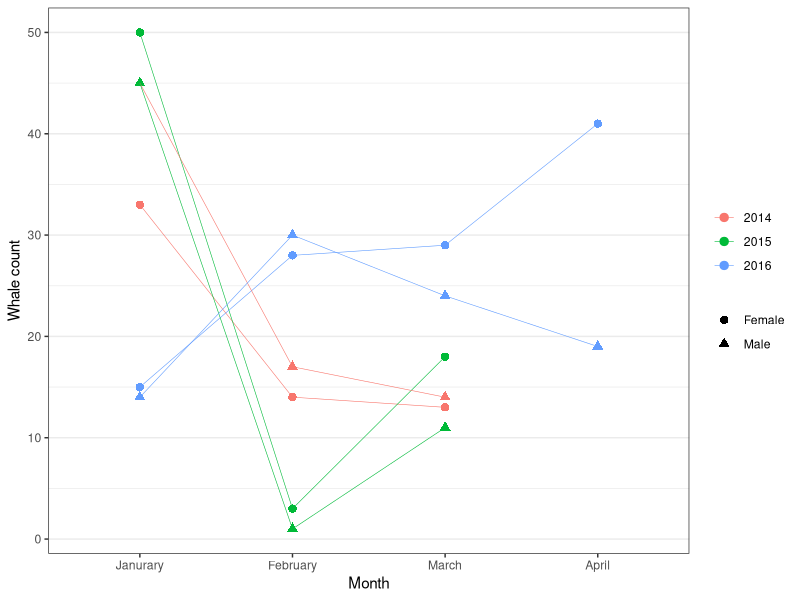
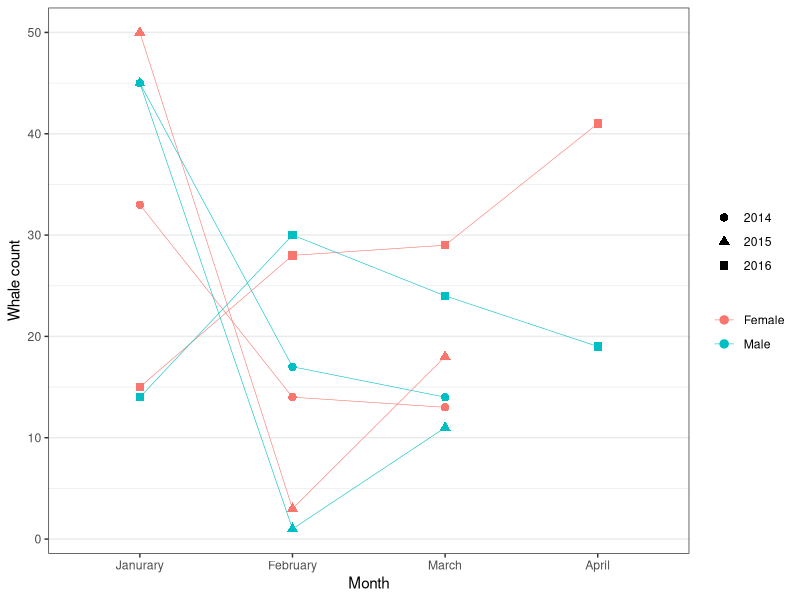
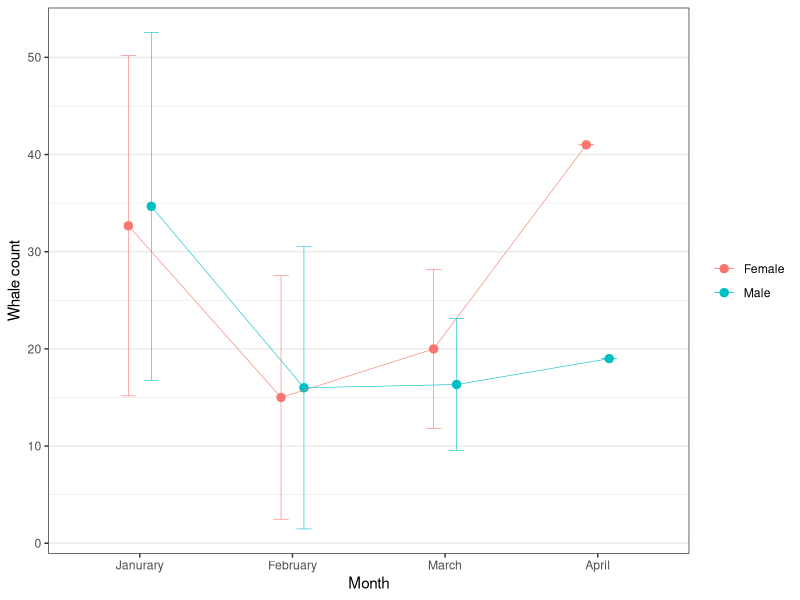
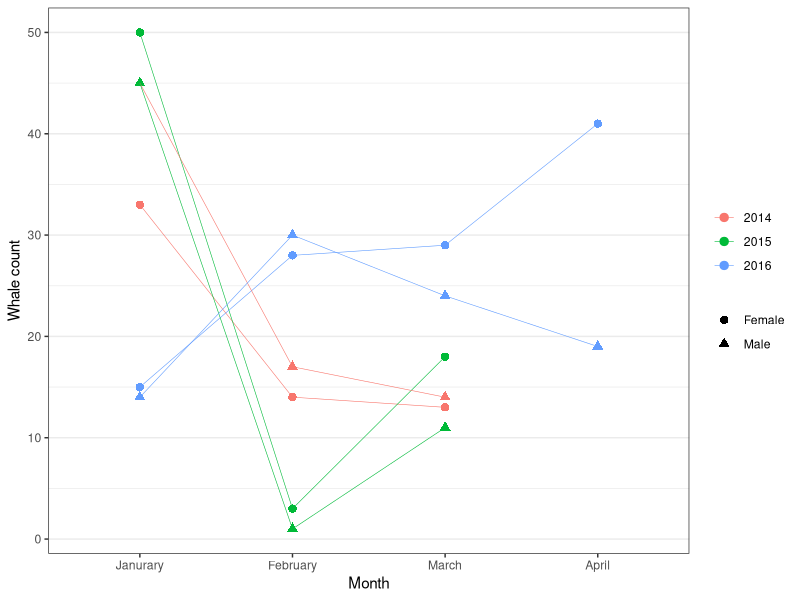
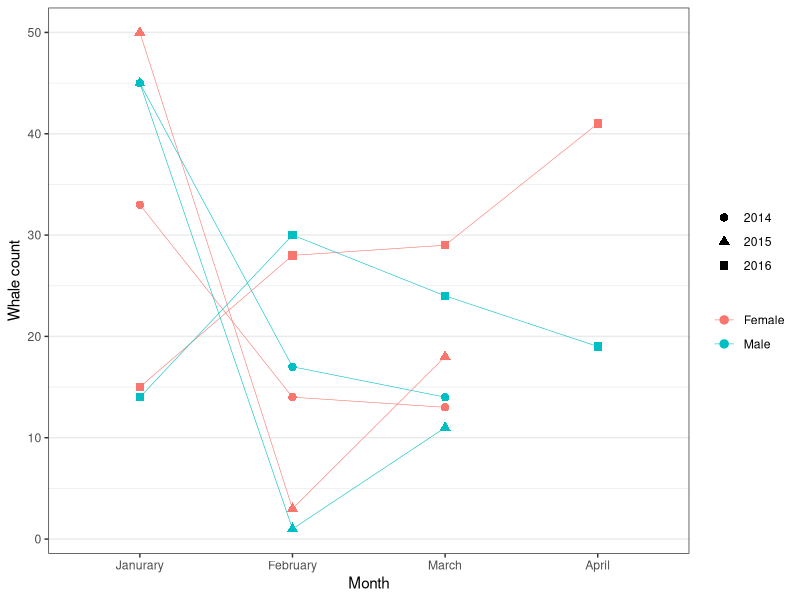
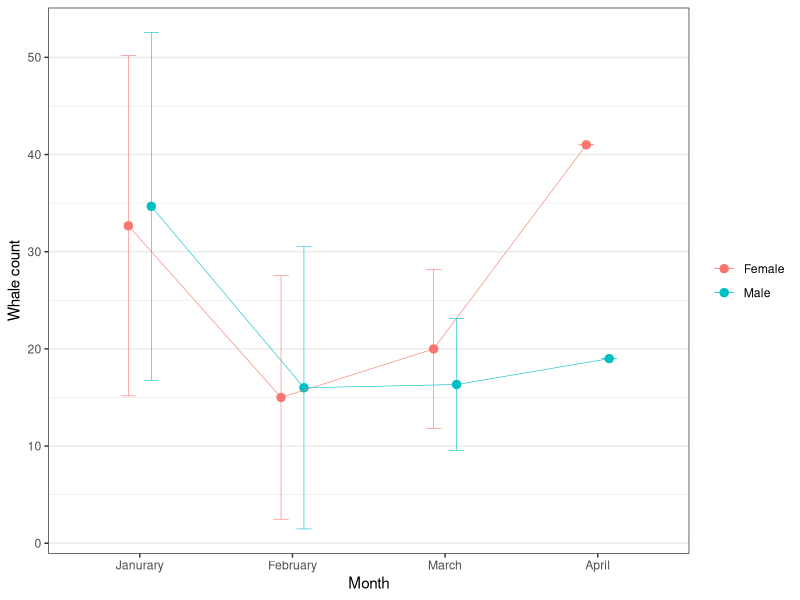

The R script that drew these images, in order:
library(ggplot2)
library(colorspace)
cols<-qualitative_hcl(6, palette="Dark3")

whale<-read.csv("Data/whale.csv")
whale$Month<-factor(whale$Month, levels=c("Janurary", "February", "March","April"))

ggplot(data=whale, aes(x=Month, y=Count, color=factor(Year), shape=Sex))+
    geom_point(size=2.5)+
    geom_path(aes(x=Month, y=Count,group=interaction(Year,Sex)),linetype = 1, size=0.2)+
    theme_bw()+
    theme(legend.title = element_blank(),panel.grid.major.x = element_blank(), panel.grid.minor.x = element_blank())+
    ylab('Whale count')
ggsave("Output/Whale_colorByYear.pdf", width = 4.5, height = 3.5)    


ggplot(data=whale, aes(x=Month, y=Count, color=Sex, shape=factor(Year)))+
    geom_point(size=2.5)+
    geom_path(aes(x=Month, y=Count,group=interaction(Year,Sex)),linetype = 1, size=0.2)+
    theme_bw()+
    theme(legend.title = element_blank(),panel.grid.major.x = element_blank(), panel.grid.minor.x = element_blank())+
    ylab('Whale count')
ggsave("Output/Whale_colorBySex.pdf", width = 4.5, height = 3.5)    

#create a summary
sum<-data.frame(aggregate(whale$Count, by=list(whale$Month, whale$Sex), FUN=mean, na.action=na.omit))
sum$x[c(4,8)]<-c(41,19)
sum$SD<-c(17.50238079, 12.52996409,	8.185352772, 0, 17.89785834, 14.52583905, 6.806859286, 0)
colnames(sum)[1:3]<-c("Month","Sex","Mean")

ggplot(data=sum, aes(x=Month, y=Mean, color=Sex))+
    geom_point(size=2.5, position=position_dodge(width=0.3))+
    geom_path(aes(x=Month, y=Mean,group=Sex),linetype = 1, size=0.2, position=position_dodge(width=0.3))+
    geom_errorbar(data=sum, aes(x=Month,ymin=Mean-SD, ymax=Mean+SD, group=Sex), width=.2, size=.2, position=position_dodge(width=0.3))+
    theme_bw()+
    theme(legend.title = element_blank(),panel.grid.major.x = element_blank(), panel.grid.minor.x = element_blank())+
    ylab('Whale count')
ggsave("Output/Whale_colorBymonthSD.pdf", width = 4.5, height = 3.5)    
